Frame 1 (no input): blank canvas, image omitted
Frame 60 (no input): blank canvas, image omitted
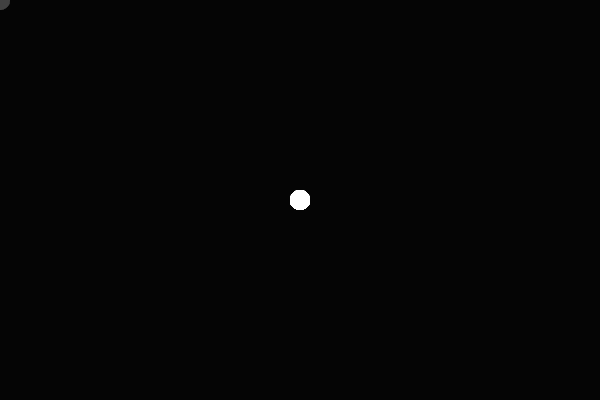
Frame 120 (the mouse pressed at the canvas centre since frame 60)

The p5.js sketch whose frames 1 and 60 were blank and that drew this single picture after the mouse press (run headless with seeded random() and noise() and a simulated clock; from frame 60 on, the mouse is pressed at the canvas centre):

// p5.js sketch
// ── sketch.js
let trail = [];

function setup() {
  createCanvas(600, 400);
  noStroke();
}

function draw() {
  background(0, 20); // Slight transparency creates fading effect

  // Add current mouse position to trail
  trail.push({ x: mouseX, y: mouseY });

  // Limit trail length
  if (trail.length > 50) {
    trail.shift();
  }

  // Draw the trail
  for (let i = 0; i < trail.length; i++) {
    let pos = trail[i];
    let alpha = map(i, 0, trail.length, 0, 255); // Fading effect
    fill(255, alpha);
    ellipse(pos.x, pos.y, 20, 20);
  }
}
